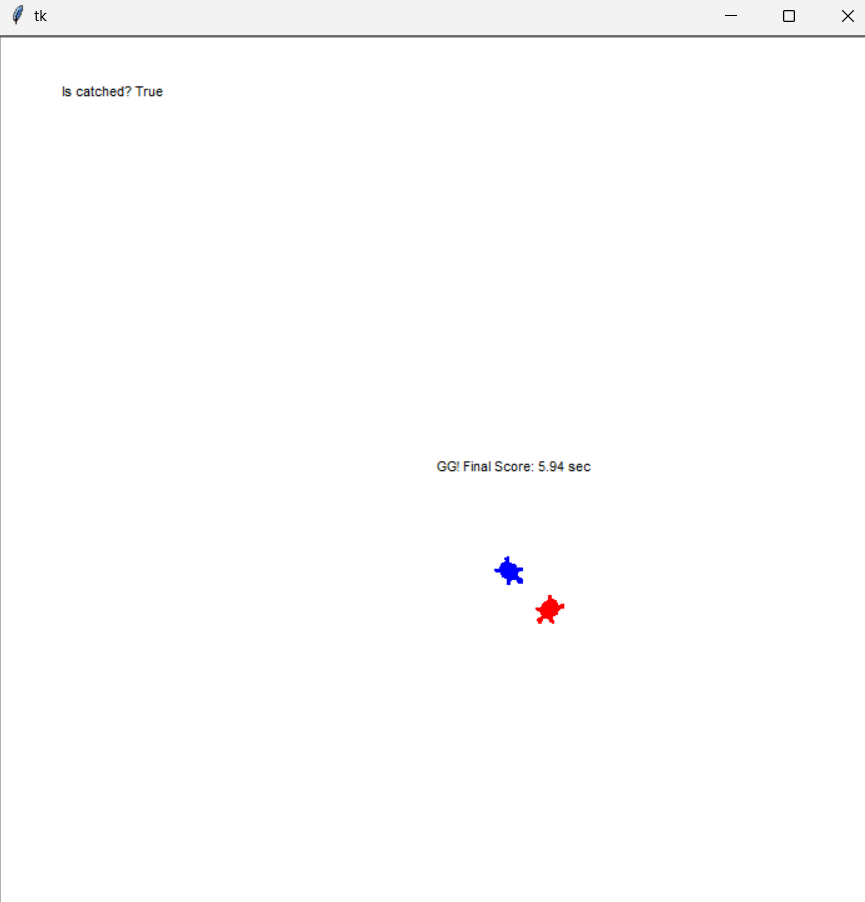

The Python source for this figure:
# This example is not working in Spyder directly (F5 or Run)
import tkinter as tk
import turtle, random
import time

class RunawayGame:
    def __init__(self, canvas, runner, chaser, catch_radius=50):
        self.canvas = canvas
        self.runner = runner
        self.chaser = chaser
        self.catch_radius2 = catch_radius**2

        # Initialize 'runner' and 'chaser'
        self.runner.shape('turtle')
        self.runner.color('blue')
        self.runner.penup()

        self.chaser.shape('turtle')
        self.chaser.color('red')
        self.chaser.penup()

        # Instantiate an another turtle for drawing
        self.drawer = turtle.RawTurtle(canvas)
        self.drawer.hideturtle()
        self.drawer.penup()
        
        # 타이머, 점수
        self.start_time = None
        self.score = 0

    def is_catched(self):
        p = self.runner.pos()
        q = self.chaser.pos()
        dx, dy = p[0] - q[0], p[1] - q[1]
        return dx**2 + dy**2 < self.catch_radius2

    def start(self, init_dist=400, ai_timer_msec=100):
        self.runner.setpos((-init_dist / 2, 0))
        self.runner.setheading(0)
        self.chaser.setpos((+init_dist / 2, 0))
        self.chaser.setheading(180)

        # 타이머 시작
        self.start_time = time.time()
        self.ai_timer_msec = ai_timer_msec
        self.canvas.ontimer(self.step, self.ai_timer_msec)

    def step(self):
        self.runner.run_ai(self.chaser.pos(), self.chaser.heading())
        self.chaser.run_ai(self.runner.pos(), self.runner.heading())

        is_catched = self.is_catched()
        
        # 점수를 계산(잡히지 않으면 경과 시간을 점수로 사용)
        running_time = time.time() - self.start_time
        if not is_catched:
            self.score = running_time 
        
        self.drawer.undo()
        self.drawer.penup()
        self.drawer.setpos(-300, 300)
        self.drawer.write(f'Is catched? {is_catched}')
        
        # 잡히면 게임종료
        if is_catched:
            self.drawer.goto(0,0)
            self.drawer.write(f'GG! Final Score: {self.score:.2f} sec')
        else:
            # Note) The following line should be the last of this function to keep the game playing
            self.canvas.ontimer(self.step, self.ai_timer_msec)

        
class ManualMover(turtle.RawTurtle):
    def __init__(self, canvas, step_move=10, step_turn=10):
        super().__init__(canvas)
        self.step_move = step_move
        self.step_turn = step_turn

        # Register event handlers
        canvas.onkeypress(lambda: self.forward(self.step_move), 'Up')
        canvas.onkeypress(lambda: self.backward(self.step_move), 'Down')
        canvas.onkeypress(lambda: self.left(self.step_turn), 'Left')
        canvas.onkeypress(lambda: self.right(self.step_turn), 'Right')
        canvas.listen()

    def run_ai(self, opp_pos, opp_heading):
        pass

class RandomMover(turtle.RawTurtle):
    def __init__(self, canvas, step_move=10, step_turn=10):
        super().__init__(canvas)
        self.step_move = step_move
        self.step_turn = step_turn

    def run_ai(self, opp_pos, opp_heading):
        mode = random.randint(0, 2)
        if mode == 0:
            self.forward(self.step_move)
        elif mode == 1:
            self.left(self.step_turn)
        elif mode == 2:
            self.right(self.step_turn)

# intelligent Turtle class를 통해 상대의 정보를 기반으로 움직이도록 만듦.
class IntelligentMover(turtle.RawTurtle):
    def __init__(self, canvas, step_move=10, step_turn=10):
        super().__init__(canvas)
        self.step_move = step_move
        self.step_turn = step_turn
        
    def run_ai(self, opp_pos, opp_heading):
        self.setheading(self.towards(opp_pos))
        self.forward(self.step_move)

if __name__ == '__main__':
    # Use 'TurtleScreen' instead of 'Screen' to prevent an exception from the singleton 'Screen'
    root = tk.Tk()
    canvas = tk.Canvas(root, width=700, height=700)
    canvas.pack()
    screen = turtle.TurtleScreen(canvas)

    # TODO) Change the follows to your turtle if necessary
    runner = IntelligentMover(screen)
    chaser = ManualMover(screen)

    game = RunawayGame(screen, runner, chaser)
    game.start()
    screen.mainloop()
